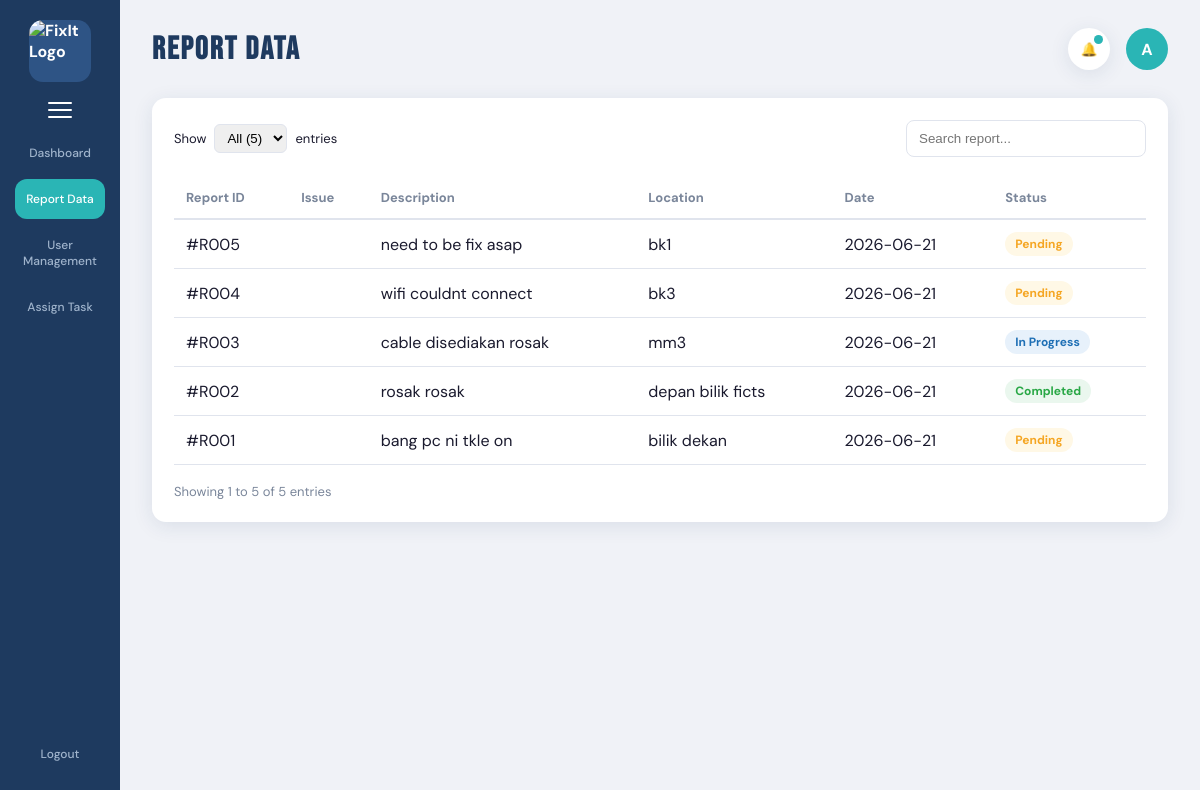
The page /report-data.php (signed in) on the database its author committed.
### tables this page shows
CREATE TABLE `report` (
  `reportID` varchar(100) NOT NULL,
  `adminID` varchar(50) DEFAULT NULL,
  `userID` varchar(50) NOT NULL,
  `staffID` varchar(50) DEFAULT NULL,
  `title` varchar(150) DEFAULT NULL,
  `description` text DEFAULT NULL,
  `DateReported` datetime DEFAULT current_timestamp(),
  `status` enum('Pending','In Progress','Completed') DEFAULT 'Pending',
  `location` varchar(255) DEFAULT NULL,
  `attachment` varchar(255) DEFAULT NULL
);

### report-data.php (the view, shortened to what this page needs)
<?php
require 'db_connect.php';
$all_reports = mysqli_query($conn, "SELECT * FROM report ORDER BY reportID DESC");
$total_count = mysqli_num_rows($all_reports);
$admin_name = $_SESSION['name'] ?? 'Admin';
$avatar_letter = strtoupper(substr($admin_name, 0, 1));
?>
<!DOCTYPE html>
<html lang="en">
<head>
    <link rel="stylesheet" href="style.css">
</head>
<body>
    <aside class="sidebar">
        <div class="sidebar-logo">
            <img src="FixIt_Logo.png" alt="FixIt Logo">
        </div>
        <button class="sidebar-menu-btn">
            <span></span><span></span><span></span>
        </button>
        <nav>
            <a href="dashboard.php" class="nav-item">Dashboard</a>
            <a href="report-data.php" class="nav-item active">Report Data</a>
            <a href="user-management.php" class="nav-item">User Management</a>
            <a href="assign-task.php" class="nav-item">Assign Task</a>
        </nav>
        <a href="login.php" class="nav-item">Logout</a>
    </aside>
    <main class="main">
        <header class="topbar">
            <h1 class="topbar-title">REPORT DATA</h1>
            <div class="topbar-actions">
                <button class="icon-btn">🔔<span class="notif-dot"></span></button>
                <div class="avatar"><?php echo $avatar_letter; ?></div>
            </div>
        </header>
        <section class="table-card">
            <div class="table-controls">
                <div class="show-entries">
                    Show
                    <select id="entriesSelect">
                        <option value="<?php echo $total_count; ?>">All (<?php echo $total_count; ?>)</option>
                    </select>
                    entries
                </div>
                <div class="search-box">
                    <input type="text" id="searchInput" placeholder="Search report...">
                </div>
            </div>
            <table>
                <thead>
                    <tr>
                        <th>Report ID</th>
                        <th>Issue</th>
                        <th>Description</th>
                        <th>Location</th>
                        <th>Date</th>
                        <th>Status</th>
                    </tr>
                </thead>
                <tbody id="reportTable">
                    <?php if($total_count > 0): ?>
                        <?php while($row = mysqli_fetch_assoc($all_reports)): ?>
                        <tr>
                            <td>#<?php echo $row['reportID']; ?></td>
                            <td><strong><?php echo htmlspecialchars($row['issue'] ?? ''); ?></strong></td>
                            <td><?php echo htmlspecialchars($row['description'] ?? ''); ?></td>
                            <td><?php echo htmlspecialchars($row['location'] ?? ''); ?></td>
                            <td><?php echo isset($row['created_at']) ? date('Y-m-d', strtotime($row['created_at'])) : date('Y-m-d'); ?></td>
                            <td>
                                <?php
                                $status = $row['status'] ?? 'Pending';
                                $badge_class = 'badge-pending';
                                if($status == 'In Progress') $badge_class = 'badge-inprogress';
                                if($status == 'Completed') $badge_class = 'badge-completed';
                                ?>
                                <span class="status-badge <?php echo $badge_class; ?>">
                                    <?php echo htmlspecialchars($status); ?>
                                </span>
                            </td>
                        </tr>
                        <?php endwhile; ?>
                    <?php else: ?>
                        <tr>
                            <td colspan="6" style="text-align: center; color: #888; padding: 20px;">No records found in the database.</td>
                        </tr>
                    <?php endif; ?>
                </tbody>
            </table>
            <div class="table-footer">
                <span>Showing 1 to <?php echo $total_count; ?> of <?php echo $total_count; ?> entries</span>
            </div>
        </section>
    </main>
</body>
</html>

### style.css (style rules this page uses)
:root { --sidebar-bg:#1e3a5f; --primary:#1e3a5f; --teal:#2ab5b5; --card-blue:#1e3a5f; --card-yellow:#f5c842; --card-pink:#f5a0a0; --card-green:#7ecb7e; --bg:#f0f2f7; --white:#ffffff; --text:#1a1a2e; --text-muted:#7a869a; --border:#e0e4ed; --status-green:#28a745; --status-yellow:#f5a623; --status-blue:#1e6fb5; --shadow:0 4px 20px rgba(30,58,95,.10); --radius:14px; }
* { margin:0; padding:0; box-sizing:border-box; }
body { font-family:'DM Sans',sans-serif; background:var(--bg); color:var(--text); display:flex; min-height:100vh; }
a { text-decoration:none; }
.sidebar { width:120px; background:var(--sidebar-bg); position:fixed; top:0; left:0; bottom:0; display:flex; flex-direction:column; align-items:center; padding:20px 0; z-index:100; }
.sidebar-logo { width:62px; height:62px; background:#2e5485; border-radius:14px; display:flex; justify-content:center; align-items:center; color:#fff; font-weight:700; margin-bottom:20px; }
.sidebar-logo img { width:100%; height:100%; object-fit:cover; border-radius:14px; }
.sidebar-menu-btn { border:none; background:none; cursor:pointer; display:flex; flex-direction:column; gap:5px; margin-bottom:15px; }
.sidebar-menu-btn span { width:24px; height:2px; background:white; border-radius:5px; }
.sidebar nav { width:100%; display:flex; flex-direction:column; align-items:center; }
.nav-item { width:90px; text-align:center; padding:12px 8px; margin-bottom:6px; border-radius:12px; color:#a0b4cc; font-size:12px; font-weight:500; transition:.3s; }
.nav-item.active { background:var(--teal); color:white; }
.main { flex:1; margin-left:120px; padding:28px 32px; }
.topbar { display:flex; justify-content:space-between; align-items:center; margin-bottom:28px; }
.topbar-title { font-size:32px; letter-spacing:2px; font-family:'Bebas Neue',sans-serif; color:var(--primary); }
.topbar-actions { display:flex; align-items:center; gap:16px; }
.icon-btn { width:42px; height:42px; border:none; border-radius:50%; background:white; cursor:pointer; display:flex; justify-content:center; align-items:center; position:relative; box-shadow:var(--shadow); }
.notif-dot { width:9px; height:9px; position:absolute; top:7px; right:7px; border-radius:50%; background:var(--teal); }
.avatar { width:42px; height:42px; border-radius:50%; background:var(--teal); color:white; display:flex; justify-content:center; align-items:center; font-weight:700; }
.card, .table-card { background:white; border-radius:var(--radius); box-shadow:var(--shadow); }
.table-card { padding:22px; }
.table-controls { display:flex; justify-content:space-between; align-items:center; margin-bottom:20px; }
.show-entries { display:flex; align-items:center; gap:8px; font-size:13px; }
.show-entries select { border:1px solid var(--border); border-radius:6px; padding:5px 8px; }
.search-box { width:240px; }
.search-box input { width:100%; border:1px solid var(--border); border-radius:8px; padding:10px 12px; outline:none; }
table { width:100%; border-collapse:collapse; }
thead th { text-align:left; padding:12px; border-bottom:2px solid var(--border); color:var(--text-muted); font-size:13px; }
tbody td { padding:12px; border-bottom:1px solid var(--border); }
.status-badge { display:inline-block; padding:4px 10px; border-radius:20px; font-size:12px; font-weight:700; }
.badge-completed { background:#eaf7ee; color:var(--status-green); }
.badge-pending { background:#fff8e6; color:var(--status-yellow); }
.badge-inprogress { background:#e7f1fb; color:var(--status-blue); }
.table-footer { display:flex; justify-content:space-between; align-items:center; margin-top:18px; font-size:13px; color:var(--text-muted); }

### rows shown on the page
report: reportID "R005", description "need to be fix asap", location "bk1", status "Pending"
report: reportID "R004", description "wifi couldnt connect", location "bk3", status "Pending"
report: reportID "R003", description "cable disediakan rosak", location "mm3", status "In Progress"
report: reportID "R002", description "rosak rosak", location "depan bilik ficts", status "Completed"
report: reportID "R001", description "bang pc ni tkle on", location "bilik dekan", status "Pending"

### other values the page prints
$avatar_letter "A"
$total_count "5"
